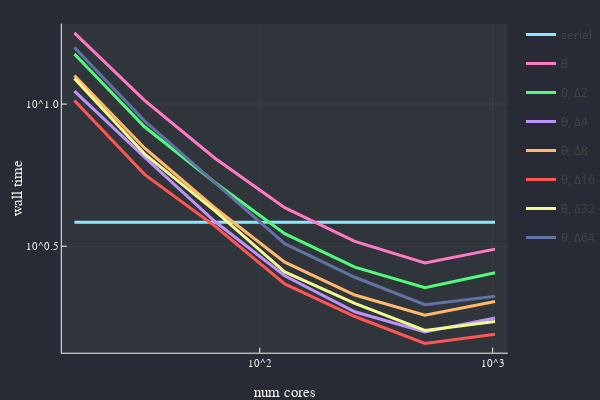

The notebook cell this image was saved under:
### Code cell
ncores = [16, 32, 64, 128, 256, 512, 1024]
ranks = [2, 4, 8, 16, 32, 64]
ml = 5
cf = 4
tol = 1e-6

function readΔ(rank, nc) return parseTiming("ks_Delta$(rank)_nc$(nc)_cf$(cf)_ml$(ml)", tol) end
readθ = nc -> parseTiming("ks_nc$(nc)_cf$(cf)_ml$(ml)", tol)
# function readΔ(rank, nc) return parseTiming("ks_Delta$(rank)_nc$(nc)_cf$(cf)_ml$(ml)") end
# readθ = nc -> parseTiming("ks_nc$(nc)_cf$(cf)_ml$(ml)")

# serial timing
tser = parseTiming("ks_ml1")
pl = plot(ncores, x->tser, linewidth=3, label="serial", xaxis=("num cores", :log), yaxis=("wall time", :log))

# θ timing
# tθ = zeros(length(ncores))
# for i in 1:length(ncores)
#     tθ[i] = parseTiming("ks_nc$(ncores[i])_cf$(cf)_ml$(ml)")
# end
itersθ = parseIters("ks_nc$(ncores[1])_cf4_ml$(ml)")
tθ = readθ.(ncores)
println("θ iters: $(itersθ)")
println("θ speedup: $(tser/minimum(tθ)) @ $(ncores[argmin(tθ)])")
plot!(pl, ncores, tθ, linewidth=3, label="θ")

# Δ timings
for rank in ranks
    tΔ = zeros(length(ncores)) 
    itersΔ = parseIters("ks_Delta$(rank)_nc$(ncores[1])_cf$(cf)_ml$(ml)")
    for i in 1:length(ncores)
        tΔ[i] = readΔ(rank, ncores[i])
    end
    println("Δ$(rank) iters: $(itersΔ)")
    println("Δ$(rank) speedup: $(tser/minimum(tΔ)) @ $(ncores[argmin(tΔ)])")
    plot!(pl, ncores, tΔ, linewidth=3, label="θ, Δ$(rank)")
end
savefig(pl, "scaling_cf$(cf)_ml$(ml).png")
plot!()

# println("fmg iters: $(itersfmg)")
# println("fmg speedup: $(tser/minimum(tfmg)) @ $(ncores[argmin(tfmg)])")

### Figure 1 — Plotly figure (JSON) as saved in the notebook; plotly's stock layout.template omitted (floating-point values rounded to 4 significant figures)
{"data": [{"colorbar": {"title": ""}, "legendgroup": "serial", "line": {"color": "rgba(139, 233, 253, 1.000)", "dash": "solid", "shape": "linear", "width": 3}, "mode": "lines", "name": "serial", "showlegend": true, "type": "scatter", "x": [16, 32, 64, 128, 256, 512, 1024], "xaxis": "x", "y": [3.839, 3.839, 3.839, 3.839, 3.839, 3.839, 3.839], "yaxis": "y", "zmax": null, "zmin": null}, {"colorbar": {"title": ""}, "legendgroup": "θ", "line": {"color": "rgba(255, 121, 198, 1.000)", "dash": "solid", "shape": "linear", "width": 3}, "mode": "lines", "name": "θ", "showlegend": true, "type": "scatter", "x": [16, 32, 64, 128, 256, 512, 1024], "xaxis": "x", "y": [17.8, 10.3, 6.46, 4.32, 3.29, 2.76, 3.09], "yaxis": "y", "zmax": null, "zmin": null}, {"colorbar": {"title": ""}, "legendgroup": "θ, Δ2", "line": {"color": "rgba(80, 250, 123, 1.000)", "dash": "solid", "shape": "linear", "width": 3}, "mode": "lines", "name": "θ, Δ2", "showlegend": true, "type": "scatter", "x": [16, 32, 64, 128, 256, 512, 1024], "xaxis": "x", "y": [15, 8.32, 5.31, 3.5, 2.67, 2.26, 2.55], "yaxis": "y", "zmax": null, "zmin": null}, {"colorbar": {"title": ""}, "legendgroup": "θ, Δ4", "line": {"color": "rgba(189, 147, 249, 1.000)", "dash": "solid", "shape": "linear", "width": 3}, "mode": "lines", "name": "θ, Δ4", "showlegend": true, "type": "scatter", "x": [16, 32, 64, 128, 256, 512, 1024], "xaxis": "x", "y": [11.1, 6.51, 3.87, 2.49, 1.86, 1.58, 1.77], "yaxis": "y", "zmax": null, "zmin": null}, {"colorbar": {"title": ""}, "legendgroup": "θ, Δ8", "line": {"color": "rgba(255, 184, 108, 1.000)", "dash": "solid", "shape": "linear", "width": 3}, "mode": "lines", "name": "θ, Δ8", "showlegend": true, "type": "scatter", "x": [16, 32, 64, 128, 256, 512, 1024], "xaxis": "x", "y": [12.6, 7.01, 4.32, 2.78, 2.13, 1.81, 2.02], "yaxis": "y", "zmax": null, "zmin": null}, {"colorbar": {"title": ""}, "legendgroup": "θ, Δ16", "line": {"color": "rgba(255, 85, 85, 1.000)", "dash": "solid", "shape": "linear", "width": 3}, "mode": "lines", "name": "θ, Δ16", "showlegend": true, "type": "scatter", "x": [16, 32, 64, 128, 256, 512, 1024], "xaxis": "x", "y": [10.3, 5.66, 3.73, 2.33, 1.79, 1.44, 1.55], "yaxis": "y", "zmax": null, "zmin": null}, {"colorbar": {"title": ""}, "legendgroup": "θ, Δ32", "line": {"color": "rgba(241, 250, 140, 1.000)", "dash": "solid", "shape": "linear", "width": 3}, "mode": "lines", "name": "θ, Δ32", "showlegend": true, "type": "scatter", "x": [16, 32, 64, 128, 256, 512, 1024], "xaxis": "x", "y": [12.3, 6.68, 4.22, 2.57, 1.99, 1.6, 1.72], "yaxis": "y", "zmax": null, "zmin": null}, {"colorbar": {"title": ""}, "legendgroup": "θ, Δ64", "line": {"color": "rgba(98, 114, 164, 1.000)", "dash": "solid", "shape": "linear", "width": 3}, "mode": "lines", "name": "θ, Δ64", "showlegend": true, "type": "scatter", "x": [16, 32, 64, 128, 256, 512, 1024], "xaxis": "x", "y": [15.8, 8.73, 5.3, 3.23, 2.46, 1.97, 2.11], "yaxis": "y", "zmax": null, "zmin": null}], "layout": {"annotations": [], "height": 400, "legend_position": {"bgcolor": "rgba(40, 42, 54, 1.000)", "bordercolor": "rgba(248, 248, 242, 1.000)", "borderwidth": 1, "font": {"color": "rgba(248, 248, 242, 1.000)", "family": "sans-serif", "size": 11}, "title": {"font": {"color": "rgba(248, 248, 242, 1.000)", "family": "sans-serif", "size": 15}, "text": ""}, "tracegroupgap": 0, "traceorder": "normal", "x": 1, "xanchor": "auto", "y": 1, "yanchor": "auto"}, "margin": {"b": 20, "l": 0, "r": 0, "t": 20}, "paper_bgcolor": "rgba(40, 42, 54, 1.000)", "plot_bgcolor": "rgba(48, 52, 59, 1.000)", "showlegend": true, "width": 600, "xaxis": {"anchor": "y", "domain": [0.1209, 0.9934], "gridcolor": "rgba(248, 248, 242, 0.100)", "gridwidth": 0.5, "linecolor": "rgba(248, 248, 242, 1.000)", "mirror": false, "range": [1.15, 3.064], "showgrid": true, "showline": true, "showticklabels": true, "tickangle": 0, "tickcolor": "rgb(248, 248, 242)", "tickfont": {"color": "rgba(248, 248, 242, 1.000)", "family": "sans-serif", "size": 11}, "tickmode": "array", "ticks": "inside", "ticktext": ["10^2", "10^3"], "tickvals": [100, 1000], "title": "num cores", "titlefont": {"color": "rgba(248, 248, 242, 1.000)", "family": "sans-serif", "size": 15}, "type": "log", "visible": true, "zeroline": false, "zerolinecolor": "rgba(248, 248, 242, 1.000)"}, "yaxis": {"anchor": "x", "domain": [0.07581, 0.9902], "gridcolor": "rgba(248, 248, 242, 0.100)", "gridwidth": 0.5, "linecolor": "rgba(248, 248, 242, 1.000)", "mirror": false, "range": [0.1256, 1.283], "showgrid": true, "showline": true, "showticklabels": true, "tickangle": 0, "tickcolor": "rgb(248, 248, 242)", "tickfont": {"color": "rgba(248, 248, 242, 1.000)", "family": "sans-serif", "size": 11}, "tickmode": "array", "ticks": "inside", "ticktext": ["10^0.5", "10^1.0"], "tickvals": [3.162, 10], "title": "wall time", "titlefont": {"color": "rgba(248, 248, 242, 1.000)", "family": "sans-serif", "size": 15}, "type": "log", "visible": true, "zeroline": false, "zerolinecolor": "rgba(248, 248, 242, 1.000)"}}}
